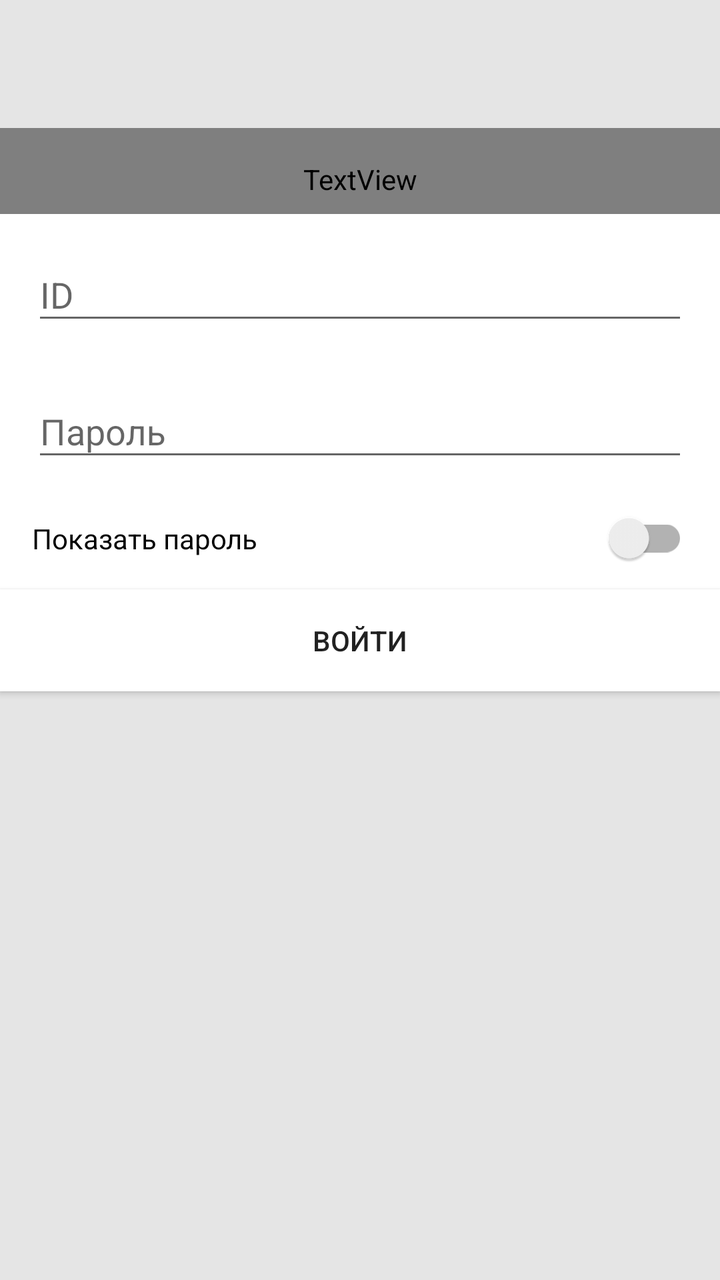
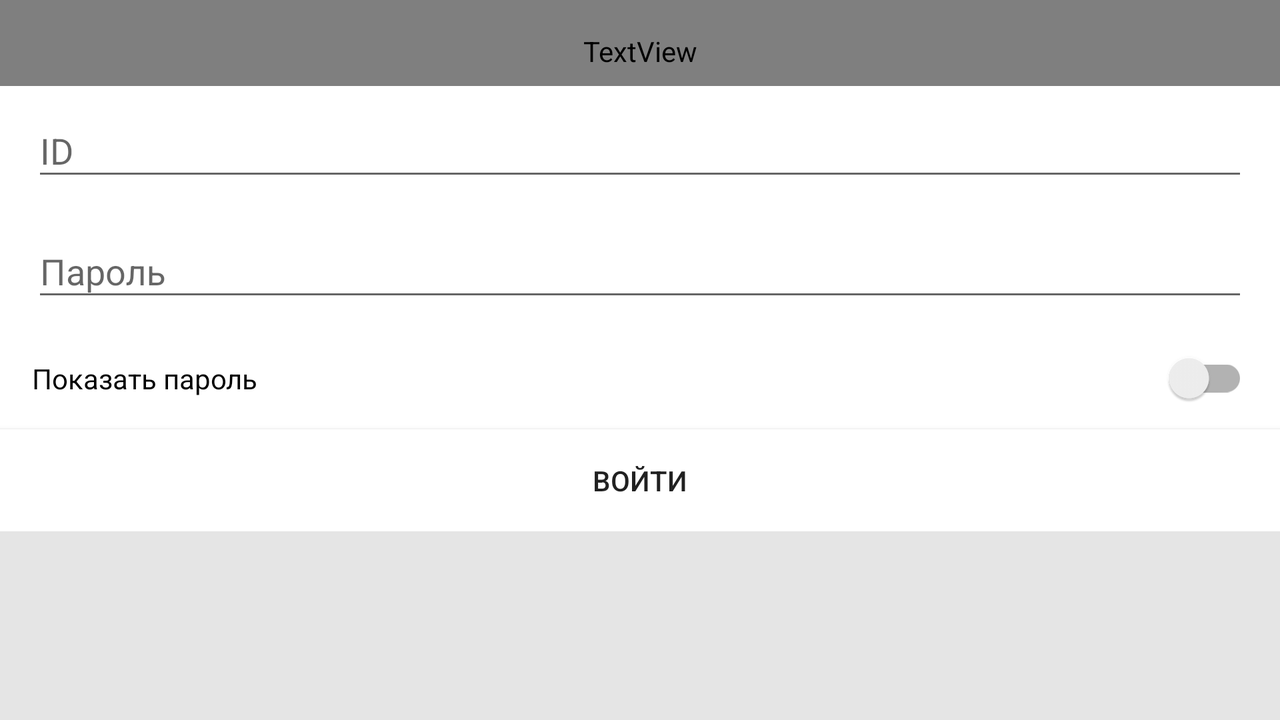

One screen, two layout resources from the same app: the default and the repository's alternative for another configuration. Each is rendered where Android would select it; the XML of both is given below.
<!-- AndroidManifest.xml: application theme SplashTheme -->
<!-- res/layout/fmt_auth.xml -->
<?xml version="1.0" encoding="utf-8"?>
<LinearLayout xmlns:android="http://schemas.android.com/apk/res/android"
    android:layout_width="match_parent"
    android:layout_height="match_parent"
    android:background="@color/mercury"
    android:orientation="vertical">

    <TextView
        android:id="@+id/fmt_auth_tv_title"
        style="@style/Text"
        android:layout_width="match_parent"
        android:layout_height="wrap_content"
        android:layout_marginTop="64dp"
        android:background="@color/white"
        android:paddingBottom="@dimen/internal_padding"
        android:paddingLeft="@dimen/external_padding"
        android:paddingRight="@dimen/external_padding"
        android:paddingTop="@dimen/external_padding"
        android:text="@string/title_on_auth_screen" />

    <android.support.design.widget.TextInputLayout
        android:id="@+id/fmt_auth_til_id"
        android:layout_width="match_parent"
        android:layout_height="wrap_content"
        android:background="@color/white"
        android:paddingBottom="@dimen/internal_padding"
        android:paddingLeft="@dimen/external_padding"
        android:paddingRight="@dimen/external_padding"
        android:paddingTop="@dimen/internal_padding">

        <EditText
            android:id="@+id/fmt_auth_et_id"
            android:layout_width="match_parent"
            android:layout_height="wrap_content"
            android:hint="@string/id"
            android:inputType="text"
            android:maxLines="1" />
    </android.support.design.widget.TextInputLayout>

    <android.support.design.widget.TextInputLayout
        android:id="@+id/fmt_auth_til_password"
        android:layout_width="match_parent"
        android:layout_height="wrap_content"
        android:background="@color/white"
        android:paddingBottom="@dimen/internal_padding"
        android:paddingLeft="@dimen/external_padding"
        android:paddingRight="@dimen/external_padding"
        android:paddingTop="@dimen/internal_padding">

        <EditText
            android:id="@+id/fmt_auth_et_password"
            android:layout_width="match_parent"
            android:layout_height="wrap_content"
            android:hint="@string/password"
            android:inputType="textPassword"
            android:maxLines="1" />
    </android.support.design.widget.TextInputLayout>

    <android.support.v7.widget.SwitchCompat
        android:id="@+id/fmt_auth_swt_show_password"
        android:layout_width="match_parent"
        android:layout_height="wrap_content"
        android:background="@color/white"
        android:checked="false"
        android:padding="@dimen/external_padding"
        android:text="@string/show_password" />

    <android.support.v7.widget.AppCompatButton
        android:id="@+id/fmt_auth_btn_enter"
        android:layout_width="match_parent"
        android:layout_height="wrap_content"
        android:background="@color/white"
        android:padding="@dimen/external_padding"
        android:text="@string/input" />
</LinearLayout>
<!-- resources referenced by this layout -->
<resources>
  <color name="mercury">#E5E5E5</color>
  <color name="white">#fff</color>
  <dimen name="external_padding">16dp</dimen>
  <dimen name="internal_padding">8dp</dimen>
  <string name="id">ID</string>
  <string name="input">Войти</string>
  <string name="password">Пароль</string>
  <string name="show_password">Показать пароль</string>
  <string name="title_on_auth_screen">Для входа в личный кабинет введите присвоенный вам ID и пароль</string>
  <style name="Text">
          <item name="android:textSize">14sp</item>
          <item name="android:fontFamily">sans-serif-regular</item>
          <item name="android:textColor">@color/mineShaft</item>
      </style>
  <!-- from res/values-v21/ -->
  <style name="SplashTheme" parent="Theme.AppCompat.Light.NoActionBar">
                  <item name="android:statusBarColor">@color/black</item>
                  <item name="android:windowBackground">@drawable/splash</item>
                  <item name="colorPrimary">@color/colorPrimary</item>
                  <item name="colorPrimaryDark">@color/colorPrimaryDark</item>
                  <item name="colorAccent">@color/colorAccent</item>
          </style>
  <color name="mineShaft">#212121</color>
  <color name="black">#000</color>
  <!-- drawable splash (drawable) -->
  <layer-list xmlns:android="http://schemas.android.com/apk/res/android">
  
      <item android:drawable="@color/white"/>
  
      <item android:scaleGravity="center">
          <bitmap
              android:gravity="center"
              android:tileMode="disabled"
              android:src="@drawable/ic_truck"/>
      </item>
  </layer-list>
  <color name="colorPrimary">@color/white</color>
  <color name="colorPrimaryDark">@color/white</color>
  <color name="colorAccent">#ffdb4d</color>
  <!-- drawable ic_truck: png bitmap (drawable-hdpi, 1030 bytes) -->
</resources>
<!-- res/layout-land/fmt_auth.xml (the repository's variant of the layout above) -->
<!-- drawn on the phone turned sideways -->
<?xml version="1.0" encoding="utf-8"?>
<ScrollView xmlns:android="http://schemas.android.com/apk/res/android"
    android:layout_width="match_parent"
    android:layout_height="match_parent"
    android:background="@color/mercury"
    android:orientation="vertical">

    <LinearLayout
        android:layout_width="match_parent"
        android:layout_height="wrap_content"
        android:orientation="vertical">

        <TextView
            android:id="@+id/fmt_auth_tv_title"
            style="@style/Text"
            android:layout_width="match_parent"
            android:layout_height="wrap_content"
            android:background="@color/white"
            android:paddingBottom="@dimen/internal_padding"
            android:paddingLeft="@dimen/external_padding"
            android:paddingRight="@dimen/external_padding"
            android:paddingTop="@dimen/external_padding"
            android:text="@string/title_on_auth_screen" />

        <android.support.design.widget.TextInputLayout
            android:id="@+id/fmt_auth_til_id"
            android:layout_width="match_parent"
            android:layout_height="wrap_content"
            android:background="@color/white"
            android:paddingBottom="@dimen/internal_padding"
            android:paddingLeft="@dimen/external_padding"
            android:paddingRight="@dimen/external_padding">

            <EditText
                android:id="@+id/fmt_auth_et_id"
                android:layout_width="match_parent"
                android:layout_height="wrap_content"
                android:hint="@string/id"
                android:inputType="text"
                android:maxLines="1" />
        </android.support.design.widget.TextInputLayout>

        <android.support.design.widget.TextInputLayout
            android:id="@+id/fmt_auth_til_password"
            android:layout_width="match_parent"
            android:layout_height="wrap_content"
            android:background="@color/white"
            android:paddingBottom="@dimen/internal_padding"
            android:paddingLeft="@dimen/external_padding"
            android:paddingRight="@dimen/external_padding">

            <EditText
                android:id="@+id/fmt_auth_et_password"
                android:layout_width="match_parent"
                android:layout_height="wrap_content"
                android:hint="@string/password"
                android:inputType="textPassword"
                android:maxLines="1" />
        </android.support.design.widget.TextInputLayout>

        <android.support.v7.widget.SwitchCompat
            android:id="@+id/fmt_auth_swt_show_password"
            android:layout_width="match_parent"
            android:layout_height="wrap_content"
            android:background="@color/white"
            android:checked="false"
            android:padding="@dimen/external_padding"
            android:text="@string/show_password" />

        <android.support.v7.widget.AppCompatButton
            android:id="@+id/fmt_auth_btn_enter"
            android:layout_width="match_parent"
            android:layout_height="wrap_content"
            android:background="@color/white"
            android:padding="@dimen/external_padding"
            android:text="@string/input" />
    </LinearLayout>
</ScrollView>
